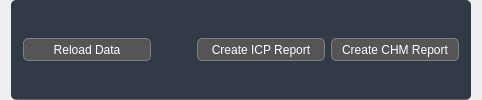
               <widget class="QWidget" name="widget_46" native="true">
                <property name="minimumSize">
                 <size>
                  <width>0</width>
                  <height>50</height>
                 </size>
                </property>
                <layout class="QVBoxLayout" name="verticalLayout_51">
                 <property name="spacing">
                  <number>-1</number>
                 </property>
                 <property name="topMargin">
                  <number>0</number>
                 </property>
                 <property name="bottomMargin">
                  <number>0</number>
                 </property>
                 <item>
                  <widget class="QWidget" name="tabSectionWidget" native="true">
                   <property name="minimumSize">
                    <size>
                     <width>0</width>
                     <height>0</height>
                    </size>
                   </property>
                   <property name="maximumSize">
                    <size>
                     <width>16777215</width>
                     <height>16777215</height>
                    </size>
                   </property>
                   <property name="styleSheet">
                    <string notr="true">QWidget#tabSectionWidget {
	border-bottom: 1px solid; 
	border-bottom-color: rgba(0, 0, 0, 76);
	border-radius: 5px;
}
QWidget { 
	background-color: #323a47;
	color:white; 
}

QWidget QPushButton { 
	min-height: 15px; 
	min-width:120px; 
	max-width:160px; 
	padding: 3px;
	border: 1px solid gray; 
	border-radius: 5px;
	color:white; 
	background-color: #555555
} 

QPushButton::hover {
	background-color: rgb(107, 108, 108);
}
</string>
                   </property>
                   <layout class="QHBoxLayout" name="horizontalLayout_60">
                    <property name="leftMargin">
                     <number>12</number>
                    </property>
                    <property name="topMargin">
                     <number>0</number>
                    </property>
                    <property name="rightMargin">
                     <number>12</number>
                    </property>
                    <property name="bottomMargin">
                     <number>0</number>
                    </property>
                    <item>
                     <widget class="QPushButton" name="pushButton_2">
                      <property name="minimumSize">
                       <size>
                        <width>128</width>
                        <height>23</height>
                       </size>
                      </property>
                      <property name="text">
                       <string>Reload Data</string>
                      </property>
                     </widget>
                    </item>
                    <item>
                     <spacer name="horizontalSpacer_5">
                      <property name="orientation">
                       <enum>Qt::Horizontal</enum>
                      </property>
                      <property name="sizeHint" stdset="0">
                       <size>
                        <width>40</width>
                        <height>20</height>
                       </size>
                      </property>
                     </spacer>
                    </item>
                    <item>
                     <widget class="QPushButton" name="createIcpReportBtn">
                      <property name="minimumSize">
                       <size>
                        <width>128</width>
                        <height>23</height>
                       </size>
                      </property>
                      <property name="text">
                       <string>Create ICP Report</string>
                      </property>
                     </widget>
                    </item>
                    <item>
                     <widget class="QPushButton" name="createGcmsReportBtn">
                      <property name="minimumSize">
                       <size>
                        <width>128</width>
                        <height>23</height>
                       </size>
                      </property>
                      <property name="text">
                       <string>Create CHM Report</string>
                      </property>
                     </widget>
                    </item>
                   </layout>
                  </widget>
                 </item>
                </layout>
               </widget>
